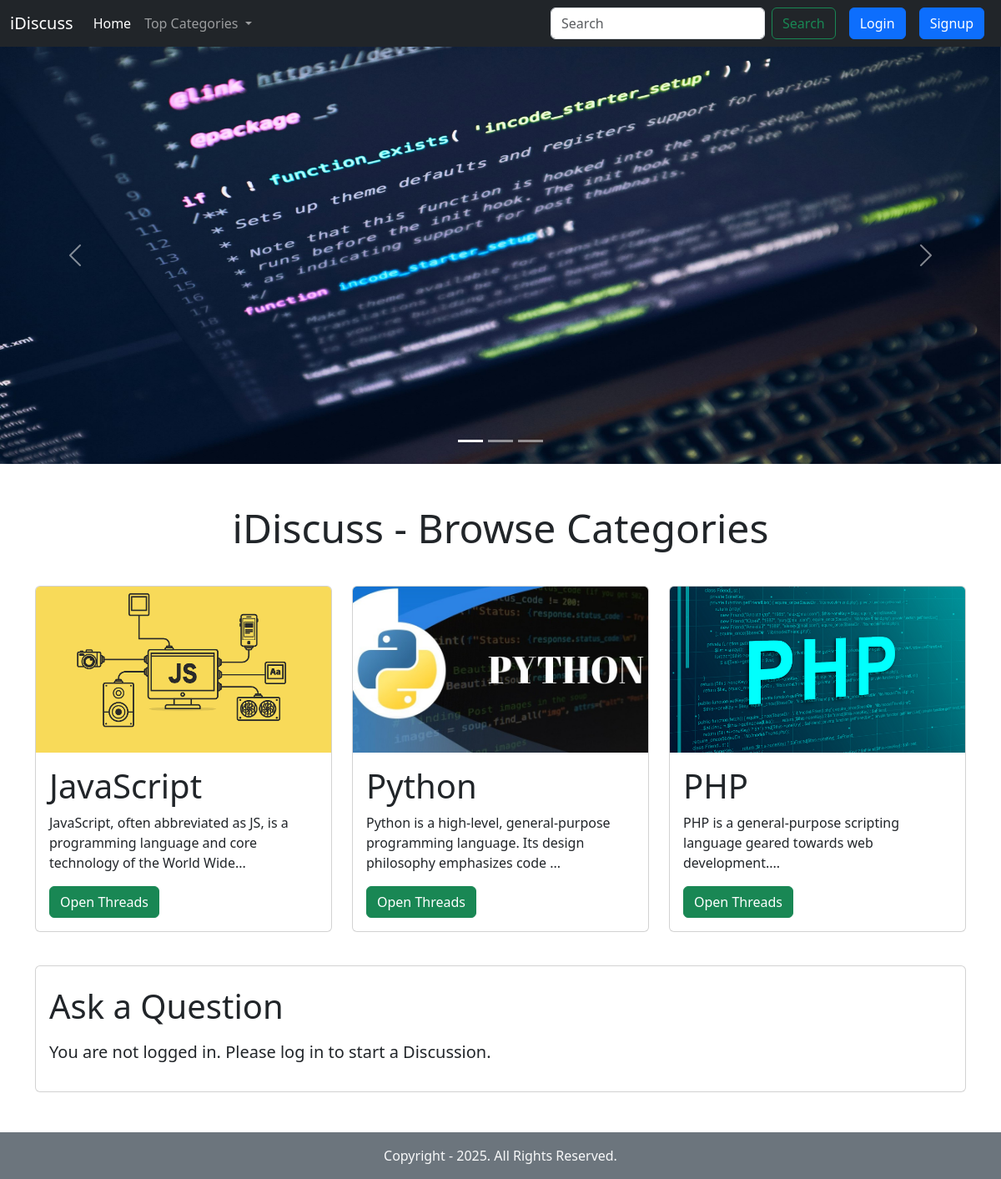
The page / on the database its author committed.
### tables this page shows
CREATE TABLE IF NOT EXISTS `categories` (
  `category_id` int NOT NULL AUTO_INCREMENT,
  `category_name` varchar(255) NOT NULL,
  `category_description` varchar(255) NOT NULL,
  `created` datetime NOT NULL DEFAULT CURRENT_TIMESTAMP,
  PRIMARY KEY (`category_id`)
);

### index.php (the view, shortened to what this page needs)
<!DOCTYPE html>
<html lang="en">
  <head>
    <?php require 'partials/_bootstrap.php'; ?>
  </head>
  <body>
  <section class="main-section">
    <?php require 'partials/_header.php'; ?>
    <div
      id="carouselExampleIndicators"
      class="carousel slide"
      data-bs-ride="carousel"
    >
      <div class="carousel-indicators">
        <button
          type="button"
          data-bs-target="#carouselExampleIndicators"
          data-bs-slide-to="0"
          class="active"
          aria-current="true"
          aria-label="Slide 1"
        ></button>
        <button
          type="button"
          data-bs-target="#carouselExampleIndicators"
          data-bs-slide-to="1"
          aria-label="Slide 2"
        ></button>
        <button
          type="button"
          data-bs-target="#carouselExampleIndicators"
          data-bs-slide-to="2"
          aria-label="Slide 3"
        ></button>
      </div>
      <div class="carousel-inner">
        <div class="carousel-item active">
          <img
            width="auto"
            height="500"
            src=".\partials\forum1.jpg"
            class="d-block w-100"
            alt="..."
          />
        </div>
      </div>
      <button
        class="carousel-control-prev"
        type="button"
        data-bs-target="#carouselExampleIndicators"
        data-bs-slide="prev"
      >
        <span class="carousel-control-prev-icon" aria-hidden="true"></span>
      </button>
      <button
        class="carousel-control-next"
        type="button"
        data-bs-target="#carouselExampleIndicators"
        data-bs-slide="next"
      >
        <span class="carousel-control-next-icon" aria-hidden="true"></span>
      </button>
    </div>
    <div class="container my-5">
      <h2 class="text-center my-3 display-5">iDiscuss - Browse Categories</h2>
      <div class="row">
        <?php
        $sql = 'SELECT * from `categories`';
        $result = mysqli_query($conn, $sql);
        while ($row = mysqli_fetch_assoc($result)) {
          $id = $row['category_id'];
          $cat = $row['category_name'];
          $desc = $row['category_description'];
          echo '
                <div class="col-md-4 my-4">
                <div class="card">
                  <a href="threadlist.php?catid=' . $id . '">
                  <img
                    src=".\partials\card-' . $id . '.png"
                    class="card-img-top"
                    alt="..."
                  /></a>
                  <div class="card-body">
                    <h5 class="card-title"> <a class="text-dark display-6" href = "threadlist.php?catid=' . $id . '">' . $cat . '</a> </h5>
                    <p class="card-text">' . substr($desc, 0, 100) . '...</p>
                    <a href="threadlist.php?catid=' . $id . '" class="btn btn-success">Open Threads</a>
                  </div>
                </div>
              </div>
            ';
        }
        ?>
      </div>
      <?php require 'partials/_threadform.php'; ?>
    </div>
  </section>
    <?php require 'partials/_footer.php'; ?>
  </body>
</html>

### partials/_bootstrap.php (shortened to what this page needs)
<link rel="stylesheet" href="./partials/style.css">
<link href="https://cdn.jsdelivr.net/npm/bootstrap@5.3.0/dist/css/bootstrap.min.css" rel="stylesheet">

### partials/_header.php (shortened to what this page needs)
<?php
echo '
<nav class="navbar navbar-expand-lg navbar-dark bg-dark">
  <div class="container-fluid">
    <a class="navbar-brand" href="/tech-forum">iDiscuss</a>
    <button class="navbar-toggler" type="button" data-bs-toggle="collapse" data-bs-target="#navbarSupportedContent" aria-controls="navbarSupportedContent" aria-expanded="false" aria-label="Toggle navigation">
      <span class="navbar-toggler-icon"></span>
    </button>
    <div class="collapse navbar-collapse" id="navbarSupportedContent">
      <ul class="navbar-nav me-auto mb-2 mb-lg-0">
        <li class="nav-item">
          <a class="nav-link active" aria-current="page" href="/tech-forum">Home</a>
        </li>
        <li class="nav-item dropdown">
          <a class="nav-link dropdown-toggle" href="#" id="navbarDropdown" role="button" data-bs-toggle="dropdown" aria-expanded="false">
            Top Categories
          </a>
          <ul class="dropdown-menu" aria-labelledby="navbarDropdown">';
echo '
          </ul>
        </li>
      </ul>
       <form class="d-flex mx-2" method="GET" action="search.php">
        <input class="form-control me-2" type="search" name="search" id="search" placeholder="Search" aria-label="Search">
        <button class="btn btn-outline-success" type="submit">Search</button>
        </form>
        ';
if (isset($_SESSION['loggedin']) && $_SESSION['loggedin'] == true) {
  echo '
        <p class="text-light my-0 mx-3">Welcome <em>' . $_SESSION['username'] . '</em></p>;
        <a role="button" href="./partials/_logout.php" class="btn btn-primary mx-2">Logout</a>
        ';
} else {
  echo '
        <button type="button" class="btn btn-primary mx-2" data-bs-toggle="modal" data-bs-target="#login">Login</button>
        <button type="button" class="btn btn-primary mx-2" data-bs-toggle="modal" data-bs-target="#signup">Signup</button>
        ';
}
echo '
    </div>
  </div>
</nav>
';
?>

### partials/_threadform.php (shortened to what this page needs)
<div class="card mt-3" id="threadform">
    <div class="card-body">
        <h4 class=" card-title py-2 display-6">Ask a Question</h4>
        <?php if (isset($_SESSION['loggedin']) && $_SESSION['loggedin'] == true) { ?>
        <form method="POST" action="<?php echo $_SERVER['REQUEST_URI'] . '#threadform'; ?>">
        <input type="hidden" name="srno" value = <?php echo $_SESSION['sno'] ?>>
            <div class="mb-3">
            <label for="thread_title" class="form-label">Question Title</label>
            <input type="text" class="form-control" id="thread_title" name="thread_title"aria-describedby="questiontitle" required>
            <div id="titlehelp" class="form-text">Keep your question title short andrelevant</div>
            </div>
            <div class="mb-3">
            <label for="thread_description" class="form-label">Explain the Question</label>
            <textarea class="form-control" id="thread_description" name="thread_description" rows="3" required></textarea>
            </div>
            <div class="mb-3">
            <label for="title" class="form-label">Select the Category</label>
            <select name="selcat" id ="selcat" class="form-select" aria-label="Default select example" required>
                <option value="">Select a category</option>
            <?php
            $sql = 'SELECT * from Categories';
            $result = mysqli_query($conn, $sql);
            while ($row = mysqli_fetch_assoc($result)) {
                $cat_name = $row['category_name'];
                $cat_id = $row['category_id'];
                echo '
                   <option value="' . $cat_id . '">' . $cat_name . '</option>
                ';
            }
            ?>
            </select>
            </div>
            <button type="submit" class="btn btn-success">Submit</button>
        </form>
        <?php } else { ?>
        <p class="lead">You are not logged in. Please log in to start a Discussion.</p>
        <?php } ?>
    </div>
</div>

### partials/_footer.php
<div class="container-fluid bg-secondary py-3 footer">
    <p class="text-center mb-0 text-light">Copyright - <?php echo date('Y'); ?>. All Rights Reserved.</p>
</div>

### partials/style.css (style rules this page uses)
.main-section { min-height: 95vh; }
.media h5 a, .card h5 a, .searchResult a { text-decoration: none !important; }

### rows shown on the page
categories: shows a picture, category_name "JavaScript", category_description "JavaScript, often abbreviated as JS, is a programming language and core technology of the World Wide"
categories: shows a picture, category_name "Python", category_description "Python is a high-level, general-purpose programming language. Its design philosophy emphasizes code"
categories: shows a picture, category_name "PHP", category_description "PHP is a general-purpose scripting language geared towards web development."
